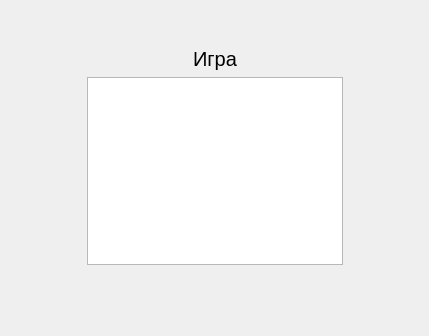
<?xml version="1.0" encoding="UTF-8"?>
<ui version="4.0">
 <class>GamePage</class>
 <widget class="QWidget" name="GamePage">
  <property name="geometry">
   <rect>
    <x>0</x>
    <y>0</y>
    <width>429</width>
    <height>336</height>
   </rect>
  </property>
  <property name="windowTitle">
   <string>Form</string>
  </property>
  <layout class="QGridLayout" name="gridLayout">
   <item row="2" column="1">
    <widget class="QTableWidget" name="gametable"/>
   </item>
   <item row="2" column="2">
    <spacer name="horizontalSpacer_2">
     <property name="orientation">
      <enum>Qt::Horizontal</enum>
     </property>
     <property name="sizeHint" stdset="0">
      <size>
       <width>40</width>
       <height>20</height>
      </size>
     </property>
    </spacer>
   </item>
   <item row="0" column="1">
    <spacer name="verticalSpacer">
     <property name="orientation">
      <enum>Qt::Vertical</enum>
     </property>
     <property name="sizeHint" stdset="0">
      <size>
       <width>20</width>
       <height>40</height>
      </size>
     </property>
    </spacer>
   </item>
   <item row="1" column="1">
    <widget class="QLabel" name="label">
     <property name="font">
      <font>
       <pointsize>15</pointsize>
      </font>
     </property>
     <property name="text">
      <string>Игра</string>
     </property>
     <property name="alignment">
      <set>Qt::AlignCenter</set>
     </property>
    </widget>
   </item>
   <item row="2" column="0">
    <spacer name="horizontalSpacer">
     <property name="orientation">
      <enum>Qt::Horizontal</enum>
     </property>
     <property name="sizeHint" stdset="0">
      <size>
       <width>40</width>
       <height>20</height>
      </size>
     </property>
    </spacer>
   </item>
   <item row="3" column="1">
    <widget class="QLabel" name="summ">
     <property name="font">
      <font>
       <pointsize>12</pointsize>
      </font>
     </property>
     <property name="text">
      <string/>
     </property>
     <property name="alignment">
      <set>Qt::AlignCenter</set>
     </property>
    </widget>
   </item>
   <item row="4" column="1">
    <spacer name="verticalSpacer_2">
     <property name="orientation">
      <enum>Qt::Vertical</enum>
     </property>
     <property name="sizeHint" stdset="0">
      <size>
       <width>20</width>
       <height>40</height>
      </size>
     </property>
    </spacer>
   </item>
  </layout>
 </widget>
 <resources/>
 <connections/>
</ui>
